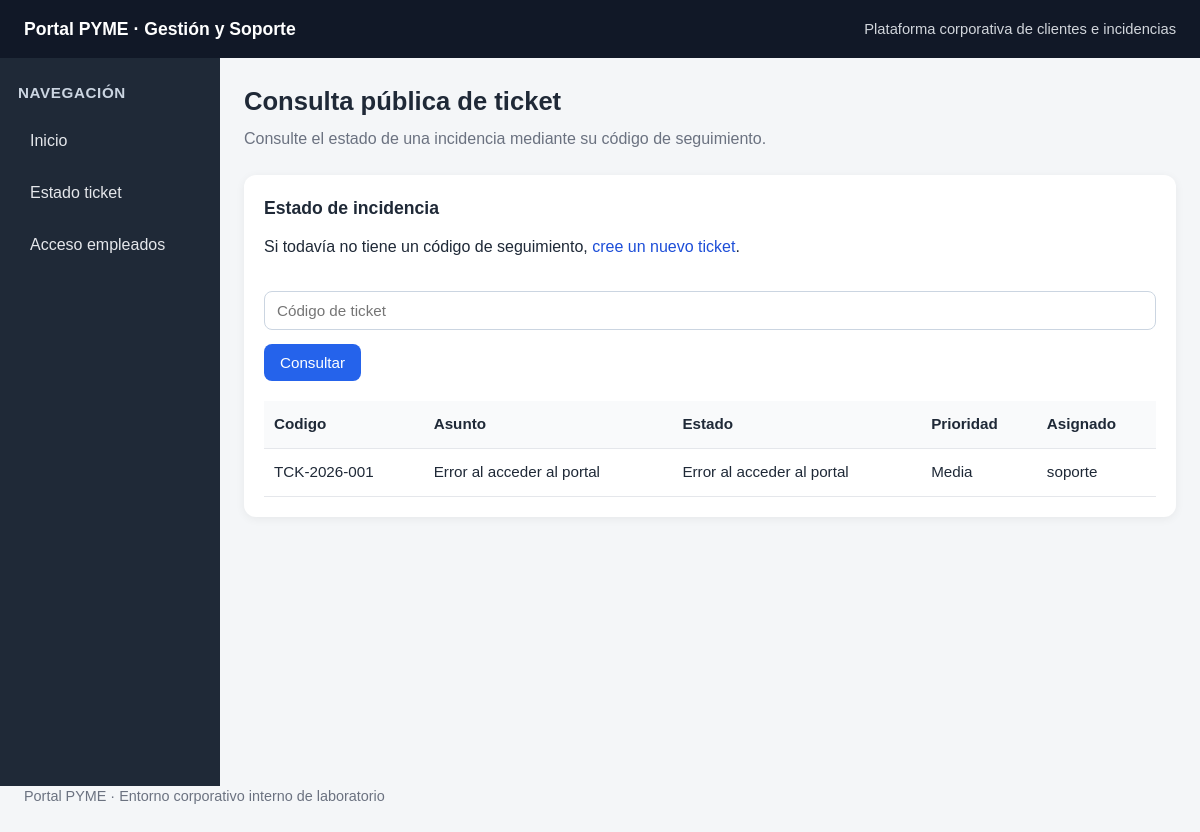
The app's page /app/portal_pyme/estado_ticket.php?codigo=TCK-2026-001 with its own data.
### tables this page shows
CREATE TABLE `tickets` (
  `id` int NOT NULL AUTO_INCREMENT,
  `codigo` varchar(30) NOT NULL,
  `asunto` varchar(160) NOT NULL,
  `descripcion` text NOT NULL,
  `estado` varchar(40) NOT NULL,
  `prioridad` varchar(30) NOT NULL,
  `empleado_asignado` varchar(80) NOT NULL,
  `cliente_id` int DEFAULT NULL,
  PRIMARY KEY (`id`),
  UNIQUE KEY `codigo` (`codigo`)
);

### app/portal_pyme/estado_ticket.php (the view, shortened to what this page needs)
<?php
include 'config/db.php';
include 'includes/header.php';
include 'includes/sidebar.php';
$codigo = $_GET['codigo'] ?? '';
?>
<section class="page-header">
    <h2>Consulta pública de ticket</h2>
    <p>Consulte el estado de una incidencia mediante su código de seguimiento.</p>
</section>
<div class="card">
    <h3>Estado de incidencia</h3>
    <p style="padding-bottom: 2em;">
        Si todavía no tiene un código de seguimiento,
        <a href="#" onclick="openTicketModal(); return false;">cree un nuevo ticket</a>.
    </p>
    <form method="GET">
        <input type="text" name="codigo" placeholder="Código de ticket" >
        <input type="submit" value="Consultar">
    </form>
    <?php if ($codigo !== ''): ?>
        <?php
        $codigo_filtrado = str_replace(["--", "/*", "*/"], "", $codigo);
        $query = "
            SELECT codigo, asunto, descripcion, estado, prioridad, empleado_asignado
            FROM tickets
            WHERE codigo = '$codigo_filtrado'
        ";
        $result = $conn->query($query);
        ?>
        <?php if ($result && $result->num_rows > 0): ?>
            <div class="table-wrapper" style="margin-top:20px;">
                <table>
                    <tr>
                        <th>Codigo</th>
                        <th>Asunto</th>
                        <th>Estado</th>
                        <th>Prioridad</th>
                        <th>Asignado</th>
                    </tr>
                    <?php while ($row = $result->fetch_assoc()): ?>
                        <tr>
                            <td><?php echo htmlspecialchars($row['codigo']); ?></td>
                            <td><?php echo htmlspecialchars($row['asunto']); ?></td>
                            <td><?php echo $row['asunto']; ?></td>
                            <td><?php echo htmlspecialchars($row['prioridad']); ?></td>
                            <td><?php echo htmlspecialchars($row['empleado_asignado']); ?></td>
                        </tr>
                    <?php endwhile; ?>
                </table>
            </div>
        <?php else: ?>
            <script>
                alert("No se encontró ningún ticket con ese código.");
            </script>
        <?php endif; ?>
    <?php endif; ?>
</div>
<?php include 'includes/footer.php'; ?>

### app/portal_pyme/assets/css/style.css (style rules this page uses)
* { box-sizing: border-box; margin: 0; padding: 0; }
html, body { font-family: Arial, Helvetica, sans-serif; background: #f4f6f8; color: #1f2937; line-height: 1.5; }
body { min-width: 0; }
a { text-decoration: none; color: #1d4ed8; }
.page-header { margin-bottom: 24px; }
.page-header h2 { font-size: 1.6rem; margin-bottom: 6px; }
.page-header p { color: #6b7280; }
.card { background: white; border-radius: 12px; padding: 20px; margin-bottom: 20px; box-shadow: 0 2px 10px rgba(0,0,0,0.06); overflow-x: auto; }
.card h3 { margin-bottom: 14px; font-size: 1.1rem; }
form { width: 100%; }
input[type="text"], input[type="password"], input[type="email"], textarea, select { width: 100%; max-width: 100%; padding: 10px 12px; border: 1px solid #cbd5e1; border-radius: 8px; margin-bottom: 14px; background: white; font-size: 0.95rem; }
button, input[type="submit"] { background: #2563eb; color: white; border: none; padding: 10px 16px; border-radius: 8px; cursor: pointer; font-size: 0.95rem; }
.table-wrapper { width: 100%; overflow-x: auto; }
table { width: 100%; min-width: 700px; border-collapse: collapse; background: white; }
table th, table td { padding: 12px 10px; border-bottom: 1px solid #e5e7eb; text-align: left; vertical-align: top; }
table th { background: #f9fafb; font-size: 0.95rem; white-space: nowrap; }
table td { font-size: 0.95rem; }

### records on screen
tickets: codigo "TCK-2026-001", asunto "Error al acceder al portal", prioridad "Media", empleado_asignado "soporte"
